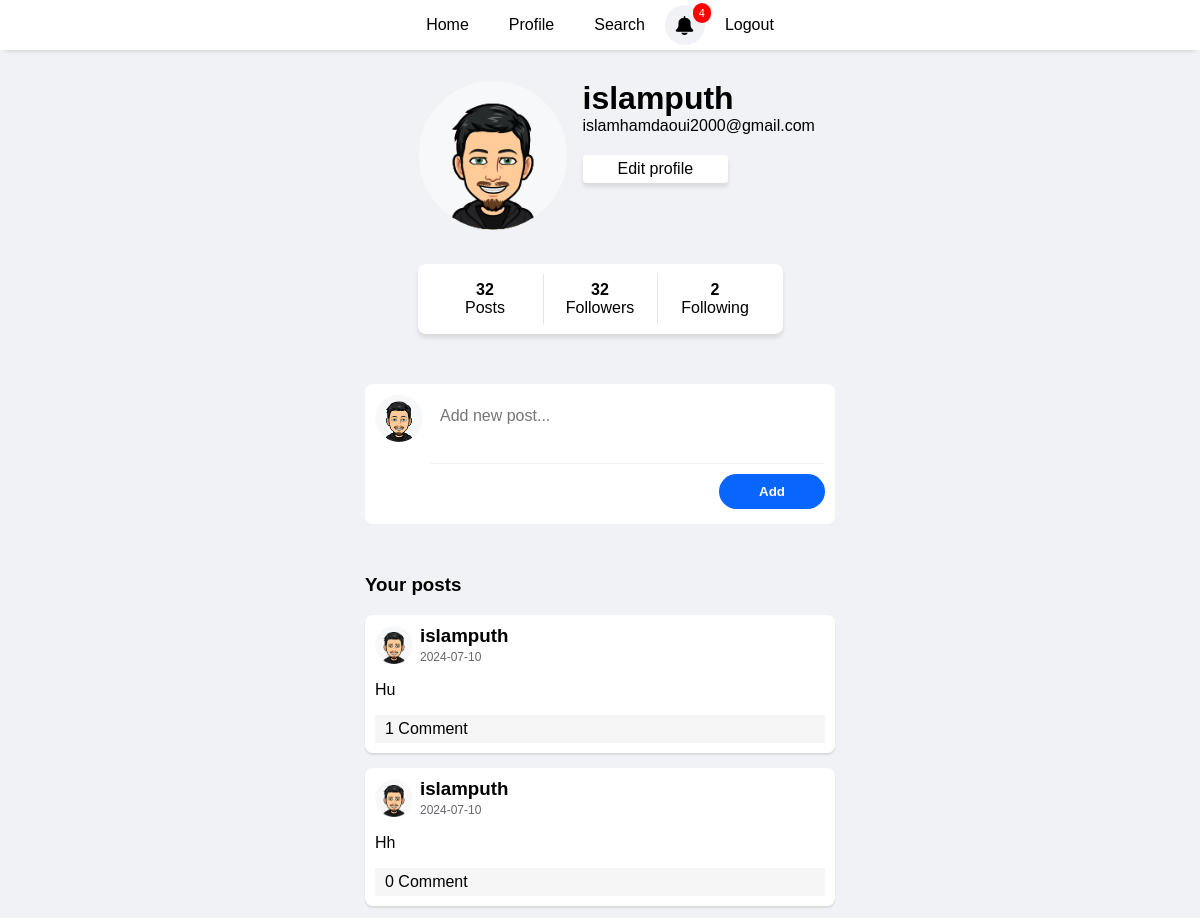
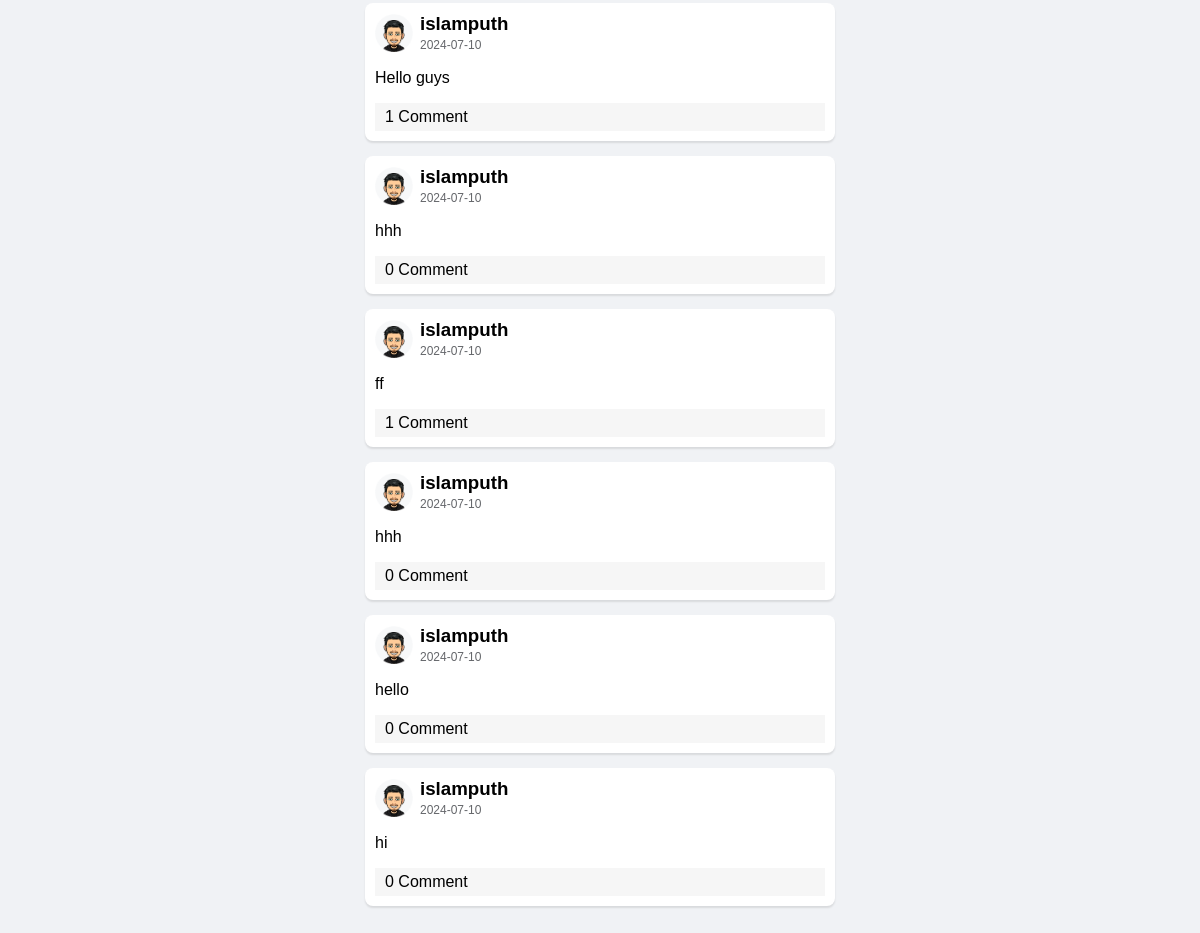
Page /profile.php (signed in) on the earlier database version (2 pictures, top to bottom).
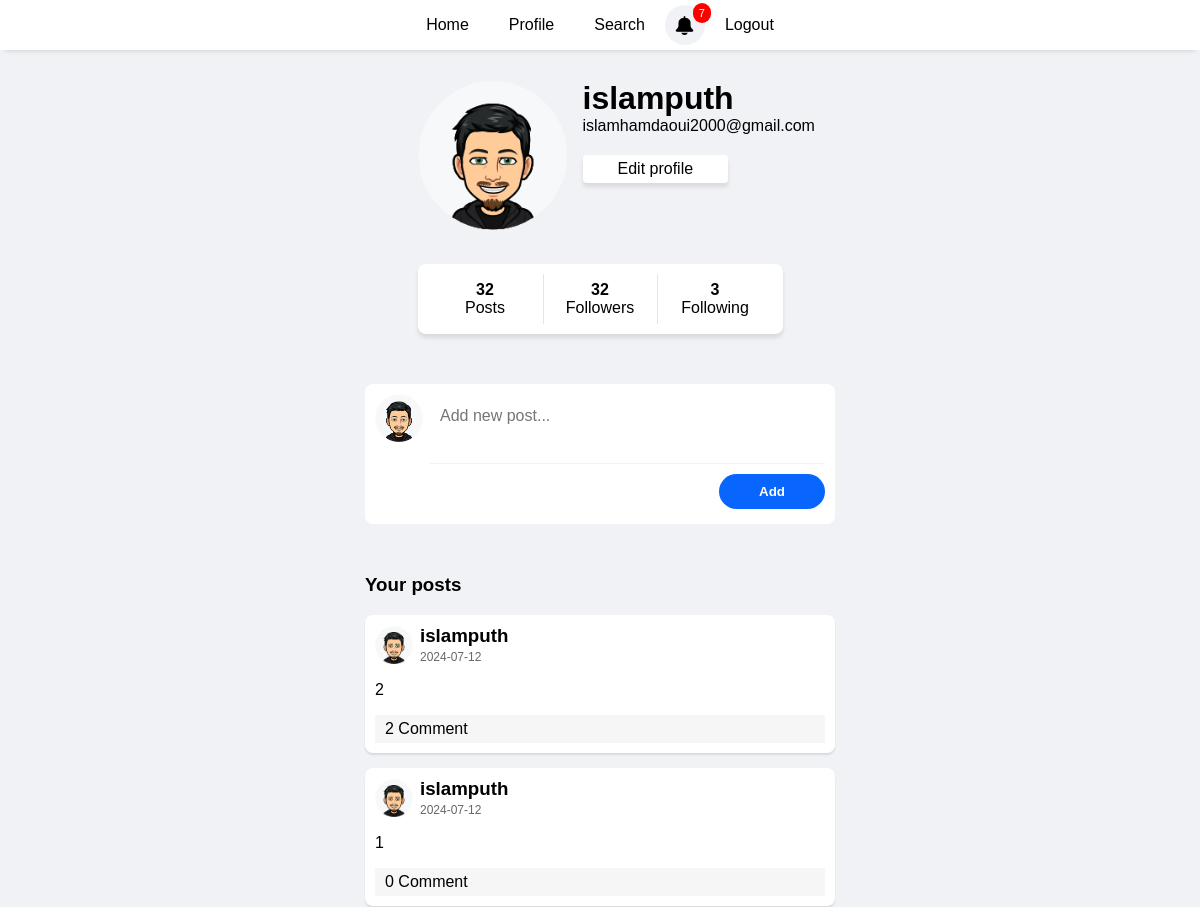
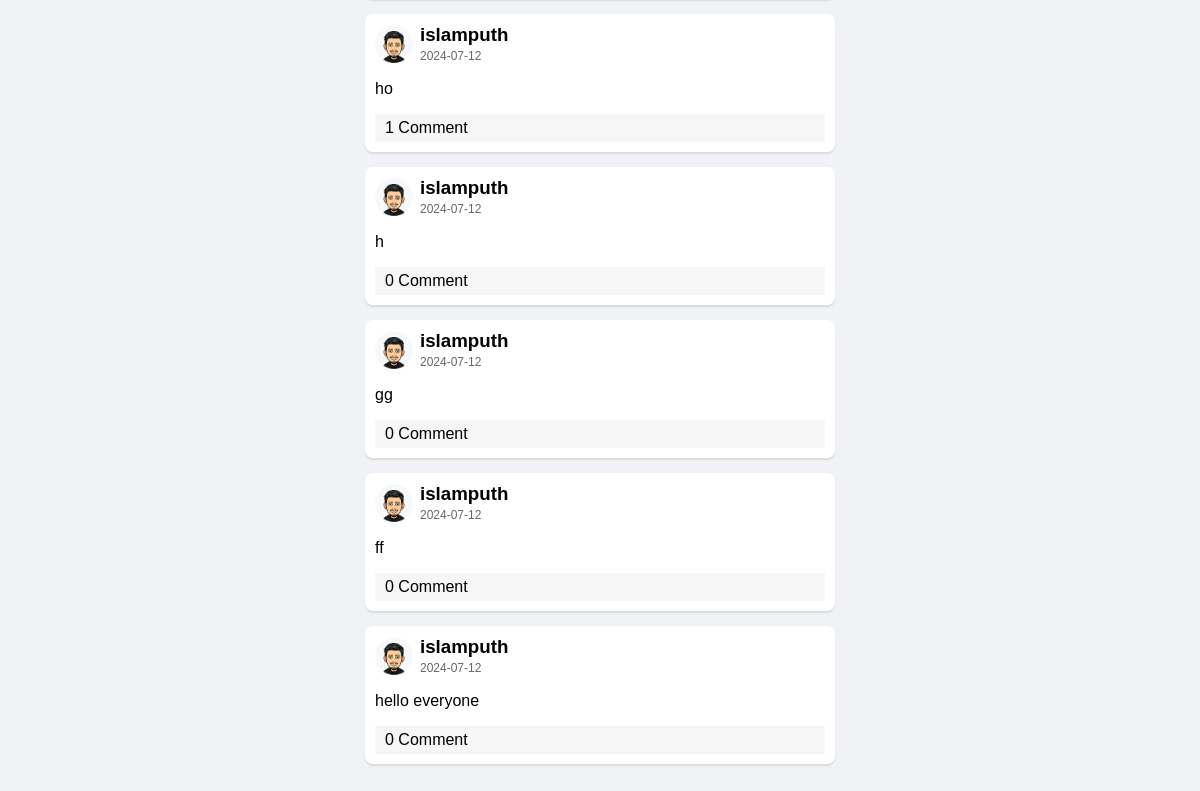
Same page on the later database version (2 pictures, top to bottom).
### tables this page shows
CREATE TABLE `users` (
  `id` int(5) NOT NULL,
  `username` varchar(50) NOT NULL,
  `password` varchar(50) NOT NULL,
  `email` varchar(50) NOT NULL,
  `pdp` enum('default','sara','dalia','islam','mohamed') DEFAULT 'default',
  `verified` varchar(8) NOT NULL
);

CREATE TABLE `posts` (
  `id` int(11) NOT NULL,
  `user_id` int(11) DEFAULT NULL,
  `content` text DEFAULT NULL,
  `created_at` timestamp NOT NULL DEFAULT current_timestamp()
);

### profile.php (the view, shortened to what this page needs)
<?php
require("connection.php");
$follower_id = $_SESSION["user_id"];
$following = $db -> prepare("SELECT count(followed_id) as following_num FROM follow WHERE follower_id = :follower_id");
$following -> execute(array("follower_id"=> $follower_id));
$followingCount = $following -> fetch();
?>
<?php
$followed_id = $_SESSION["user_id"];
$followers = $db -> prepare("SELECT count(follower_id) as follower_num FROM follow WHERE followed_id = :followed_id");
$followers -> execute(array("followed_id"=> $followed_id));
$followersCount = $followers -> fetch();
?>
<!DOCTYPE html>
<html lang="en">
<head>
</head>
<body>
<?php
 require('header.php');
?>
<div class="profileContainer">
<div class="userprofile">
<?php
 require("connection.php");
 $id = $_SESSION["user_id"];
 $select = $db ->prepare("SELECT * FROM users WHERE id= :id");
 $select -> execute(array("id"=> $id));
    $data = $select -> fetch();
?>
    <div class="userpdp">
        <?php
if ($data['pdp'] === 'default') {
    echo '<img src="uploads/default.png" alt="default Image">';
} elseif ($data['pdp'] === 'sara') {
    echo "<img src='uploads/sara.png' alt='sara Image'>";
} elseif ($data['pdp'] === 'dalia') {
    echo "<img  src='uploads/dalia.png' alt='dalia Image'>";
}  elseif ($data['pdp'] === 'islam') {
    echo"<img src='uploads/islam.png' alt='islam Image'>";
}
elseif ($data['pdp'] === 'mohamed') {
    echo"<img class='image' src='uploads/mohamed.png' alt='mohamed Image'>";
} else {
    echo '<img src="uploads/default.png" alt="default Image">';
}
?>
    </div>
    <div class="userinfo">
    <h3><?php echo $data['username'] ?></h3>
    <span><?php echo $data['email'] ?></span>
    <button onclick="location.href='editform.php'">Edit profile</button>
    </div>
    </div>
    <div class="stats">
    <div >
        <b><?php echo $followersCount['follower_num']; ?></b>
         <span>Posts</span>
    </div>
     <div onclick="showFollowers()">
        <b><?php echo $followersCount['follower_num']; ?></b>
     <span>Followers</span>
     </div>
     <div onclick="showFollowing()">
     <b> <?php echo $followingCount['following_num']; ?> </b>
     <span>Following</span>
     </div>
    </div>
    <div class="addpost" >
        <form action="post.php" method="post">
            <div class="input">
        <?php
if ($data['pdp'] === 'default') {
    echo '<img src="uploads/default.png" alt="default Image">';
} elseif ($data['pdp'] === 'sara') {
    echo "<img src='uploads/sara.png' alt='sara Image'>";
} elseif ($data['pdp'] === 'dalia') {
    echo "<img  src='uploads/dalia.png' alt='dalia Image'>";
}  elseif ($data['pdp'] === 'islam') {
    echo"<img src='uploads/islam.png' alt='islam Image'>";
}
elseif ($data['pdp'] === 'mohamed') {
    echo"<img class='image' src='uploads/mohamed.png' alt='mohamed Image'>";
} else {
    echo '<img src="uploads/default.png" alt="default Image">';
}
?>
            <textarea  name="content" placeholder="Add new post..." required></textarea>
            </div>
            <div class="btn">
            <input  type="submit" value="Add">
            </div>
        </form>
    </div>
    <div class="posts">
      <div style="max-width: 470px; width:100%;"><h3 style="margin-top: 0;">Your posts</h3></div>
    <?php
$userid = $_SESSION["user_id"];
$show = $db->prepare('SELECT posts.id as post_id, posts.content, DATE(posts.created_at) as post_date,
                            users.username, users.id , users.pdp,
                            COUNT(comments.id) as comments_count
                     FROM posts
                     INNER JOIN users ON posts.user_id = users.id
                     LEFT JOIN comments ON posts.id = comments.post_id
                     WHERE users.id = :user_id
                     GROUP BY posts.id, posts.content, users.username, users.id, users.pdp
                     ORDER BY posts.created_at DESC');
$show->execute([':user_id' => $userid]);
while ($data = $show->fetch(PDO::FETCH_ASSOC)){
    echo '<div class="post">';
    echo "<div class='username'>";
    if ($data['pdp'] === 'default') {
        echo '<img src="uploads/default.png" alt="default Image">';
    } elseif ($data['pdp'] === 'sara') {
        echo "<img src='uploads/sara.png' alt='sara Image'>";
    } elseif ($data['pdp'] === 'dalia') {
        echo "<img  src='uploads/dalia.png' alt='dalia Image'>";
    }  elseif ($data['pdp'] === 'islam') {
        echo"<img src='uploads/islam.png' alt='islam Image'>";
    }
    elseif ($data['pdp'] === 'mohamed') {
        echo"<img class='image' src='uploads/mohamed.png' alt='mohamed Image'>";
    } else {
        echo '<img src="uploads/default.png" alt="default Image">';
    }
    echo "<div class='userdiv' >";
    echo "<h3 >" . htmlspecialchars($data['username']) . '</h3>';
    echo "<span>" .$data['post_date'] . "</span>";
    echo '</div>';
    echo "</div>";
    echo '<p>' . htmlspecialchars($data['content']) . '</p>';
    echo "<div><div class='comment' onclick=\"window.location.href='postview.php?id={$data['post_id']}'\">{$data['comments_count']} Comment</div> </div>";
    echo '</div>';
}
?>
    </div>
    </div>
</body>
</html>

### header.php (shortened to what this page needs)
<!DOCTYPE html>
<html lang="en">
<head>
</head>
<body>
<?php
require("connection.php");
if(isset($_SESSION["user"])) {
$user_id = $_SESSION['user_id'];
$notificNum = $db->prepare('SELECT COUNT(*) as notific_num
FROM notifications
WHERE owner_id = :user_id AND user_id != :user_id');
$notificNum->execute(array('user_id' => $user_id));
$countResult = $notificNum->fetch();
$totalNotifications = $countResult['notific_num'];
}
?>
    <header>
        <a  href="home.php">Home</a>
        <?php if(empty($_SESSION['user'])): ?>
            <a  href="index.php">Login</a>
            <a href="signupform.php">Signup</a>
            <?php  else: ?>
                <a  href="profile.php">Profile</a>
                <a  href="search.php">Search</a>
                <div class="notificationContainer" onclick="showNotifications()">
                    <img src="icons/bell.png" alt="">
                    <div class="notifnum"><span><?php echo $totalNotifications ?></span></div>
            </div>
                <a href="logout.php">Logout</a>
        <?php  endif; ?>
    </header>
<?php require('notifications.php'); ?>
</body>
</html>

### notifications.php (shortened to what this page needs)
<!DOCTYPE html>
<html lang="en">
<head>
</head>
<body>
</body>
</html>

### header.php (style rules this page uses)
* { font-family: sans-serif; }
body { background-color: #f0f2f5; margin: 0; padding: 0; position: relative; }
header { width: 100%; display: flex; align-items: center; justify-content: center; position: fixed; background-color: #FFF; height: 50px; box-shadow: 0px 5px 5px -5px rgba(0, 0, 0, 0.2); z-index: 1000; }
a { text-decoration: none; color: black; height: 50px; padding: 0 20px; display: flex; justify-content: center; align-items: center; }
.notificationContainer { height: 40px; width: 40px; border-radius: 100px; background-color: #f0f2f5; display: flex; align-items: center; justify-content: center; cursor: pointer; position: relative; }
.notificationContainer img { width: 21px; height: 19px; }
.notifnum { background-color: red; color:#fff; padding: 4px 6px; border-radius: 100px; position: absolute; top: -4%; font-size: 11px; right: -15%; }

### profile.php (style rules this page uses)
* { box-sizing: border-box; }
body { padding: 0; position: relative; }
.profileContainer { width: 100%; padding: 50px 10px; display: flex; flex-direction: column; align-items: center; }
.addpost { max-width: 470px; width: 100%; display: flex; justify-content: center; background-color: #fff; flex-direction: column; margin-top: 50px; padding: 10px 10px; border-radius: 8px; }
.addpost .btn { width: 100%; margin-top: 10px; }
.input { display: flex; justify-content: center; }
.input img { height: 48px; width: 48px; margin-right: 7px; }
.addpost form textarea { width: 100%; min-height: 70px; padding: 10px; resize: none; outline: none; border: none; font-size: 16px; line-height: 1.5; box-sizing: border-box; border-bottom: 1px solid rgba(0, 0, 0, 0.05); }
.addpost form input[type=submit] { background-color: #0866ff; border: none; border-radius:100px; padding: 10px 40px; color: #fff; font-weight: bold; float: right; margin-bottom: 5px; cursor: pointer; }
.post { width:100%; max-width: 400px; padding: 10px; margin-bottom: 10px; background-color: #e0f2f1; border-radius: 8px; box-shadow: 0 4px 8px rgba(0, 0, 0, 0.1); }
.stats { display: flex; width: 100%; max-width: fit-content; padding: 10px; background-color: #fff; box-shadow: 0 4px 4px rgba(0, 0, 0, 0.1); border-radius: 8px; }
.stats div { display: flex; flex-direction: column; align-items: center; justify-content: center; padding: 7px 25px; cursor: pointer; width: 115px; }
.stats div:first-child { cursor: text; }
.stats div:nth-child(2) { border-left: 1px solid rgba(0, 0, 0, 0.1); border-right: 1px solid rgba(0, 0, 0, 0.1); }
.userprofile { display: flex; max-width: 365px; width: 100%; margin: 30px 0 30px; }
.userinfo { display: flex; flex-direction: column; margin-left: 15px; }
.userinfo h3 { font-size: 2rem; margin: 0; }
.userinfo button { font-size: 16px; cursor: pointer; margin-top: 20px; border-radius: 4px; width: fit-content; padding: 5px 35px; background-color:#fff; border: none; box-shadow: 0 4px 4px rgba(0, 0, 0, 0.1); }
.userpdp img { width: 150px; height: 150px; }
.posts { margin-top: 50px; width: 100%; display: flex; flex-direction: column; align-items: center; padding: 0 10px; }
.post { width: 100%; max-width: 470px; padding: 10px; margin-bottom: 15px; background-color: #fff; border-radius: 8px; box-shadow: 0px 2px 2px rgba(0, 0, 0, 0.1); }
.comment { background-color: #f6f6f6; padding: 5px 10px; cursor: pointer; }
.username { display: flex; align-items: center; }
.username img { width: 38px; margin-right: 7px; height: 38px; }
.username h3 { margin: 0; }
.userdiv span { font-size: 12px; color: rgb(101, 103, 107); }

Differences in the rows shown:
removed posts: user.username "islamputh", post_date "2024-07-10", content "Hu", comments_count "1"
removed posts: user.username "islamputh", post_date "2024-07-10", content "Hh", comments_count "0"
removed posts: user.username "islamputh", post_date "2024-07-10", content "Hello guys", comments_count "1"
removed posts: user.username "islamputh", post_date "2024-07-10", content "hhh", comments_count "0"
removed posts: user.username "islamputh", post_date "2024-07-10", content "ff", comments_count "1"
removed posts: user.username "islamputh", post_date "2024-07-10", content "hhh", comments_count "0"
removed posts: user.username "islamputh", post_date "2024-07-10", content "hello", comments_count "0"
removed posts: user.username "islamputh", post_date "2024-07-10", content "hi", comments_count "0"
added posts: user.username "islamputh", post_date "2024-07-12", content "2", comments_count "2"
added posts: user.username "islamputh", post_date "2024-07-12", content "1", comments_count "0"
added posts: user.username "islamputh", post_date "2024-07-12", content "ho", comments_count "1"
added posts: user.username "islamputh", post_date "2024-07-12", content "h", comments_count "0"
added posts: user.username "islamputh", post_date "2024-07-12", content "gg", comments_count "0"
added posts: user.username "islamputh", post_date "2024-07-12", content "ff", comments_count "0"
added posts: user.username "islamputh", post_date "2024-07-12", content "hello everyone", comments_count "0"
Other differences:
$totalNotifications: "4" → "7"
$followingCount['following_num']: "2" → "3"
